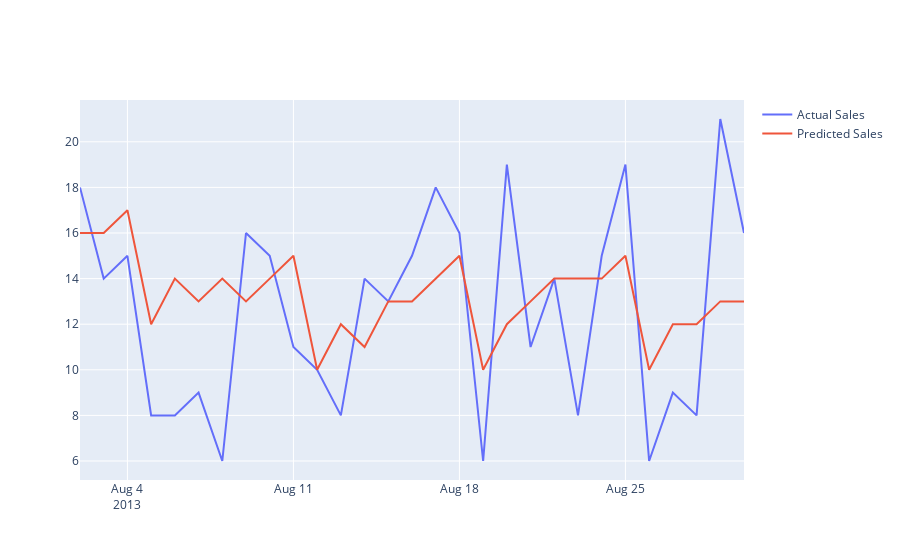

The code cell stored with this chart in its notebook:
### Code cell
plot_original_predicted(df_predictions_sarimax, 
                        min_date='2013-08-01', 
                        max_date='2013-08-31',
                        store_id=5,
                        item_id=5)
